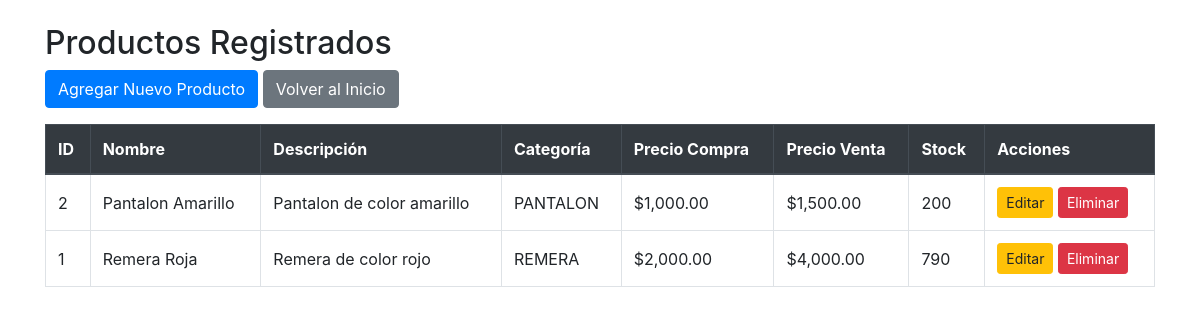
The page /productos.php on the database its author committed.
### tables this page shows
CREATE TABLE `productos` (
  `id` int(11) NOT NULL,
  `nombre` varchar(100) NOT NULL,
  `precio_compra` decimal(10,2) NOT NULL,
  `precio_venta` decimal(10,2) NOT NULL,
  `stock` int(11) NOT NULL,
  `categoria` varchar(50) DEFAULT NULL,
  `descripcion` text DEFAULT NULL
);

### productos.php (the view, shortened to what this page needs)
<?php
include('conexion.php');
$stmt = $conexion->prepare("SELECT * FROM productos ORDER BY id DESC");
$stmt->execute();
$productos = $stmt->fetchAll(PDO::FETCH_ASSOC);
?>
<!DOCTYPE html>
<html lang="es">
<head>
    <link href="https://stackpath.bootstrapcdn.com/bootstrap/4.5.2/css/bootstrap.min.css" rel="stylesheet">
</head>
<body>
    <div class="container mt-4">
        <h2>Productos Registrados</h2>
        <a href="agregar_producto.php" class="btn btn-primary mb-3">Agregar Nuevo Producto</a>
        <a href="index.php" class="btn btn-secondary mb-3">Volver al Inicio</a>
        <table class="table table-bordered table-hover">
            <thead class="thead-dark">
                <tr>
                    <th>ID</th>
                    <th>Nombre</th>
                    <th>Descripción</th>
                    <th>Categoría</th>
                    <th>Precio Compra</th>
                    <th>Precio Venta</th>
                    <th>Stock</th>
                    <th>Acciones</th>
                </tr>
            </thead>
            <tbody>
                <?php if (count($productos) > 0): ?>
                    <?php foreach ($productos as $producto): ?>
                        <tr>
                            <td><?= $producto['id']; ?></td>
                            <td><?= $producto['nombre']; ?></td>
                            <td><?= $producto['descripcion']; ?></td>
                            <td><?= $producto['categoria']; ?></td>
                            <td>$<?= number_format($producto['precio_compra'], 2); ?></td>
                            <td>$<?= number_format($producto['precio_venta'], 2); ?></td>
                            <td><?= $producto['stock']; ?></td>
                            <td>
                                <a href="editar_producto.php?id=<?= $producto['id']; ?>" class="btn btn-sm btn-warning">Editar</a>
                                <a href="productos.php?eliminar=<?= $producto['id']; ?>" class="btn btn-sm btn-danger" onclick="return confirm('¿Seguro que quieres eliminar este producto?');">Eliminar</a>
                            </td>
                        </tr>
                    <?php endforeach; ?>
                <?php else: ?>
                    <tr><td colspan="8" class="text-center">No hay productos registrados.</td></tr>
                <?php endif; ?>
            </tbody>
        </table>
    </div>
</body>
</html>

### productos.php (style rules this page uses)
td, th { vertical-align: middle !important; }

### rows shown on the page
productos: id "2", nombre "Pantalon Amarillo", descripcion "Pantalon de color amarillo", categoria "PANTALON", precio_compra "1,000.00", precio_venta "1,500.00", stock "200"
productos: id "1", nombre "Remera Roja", descripcion "Remera de color rojo", categoria "REMERA", precio_compra "2,000.00", precio_venta "4,000.00", stock "790"
